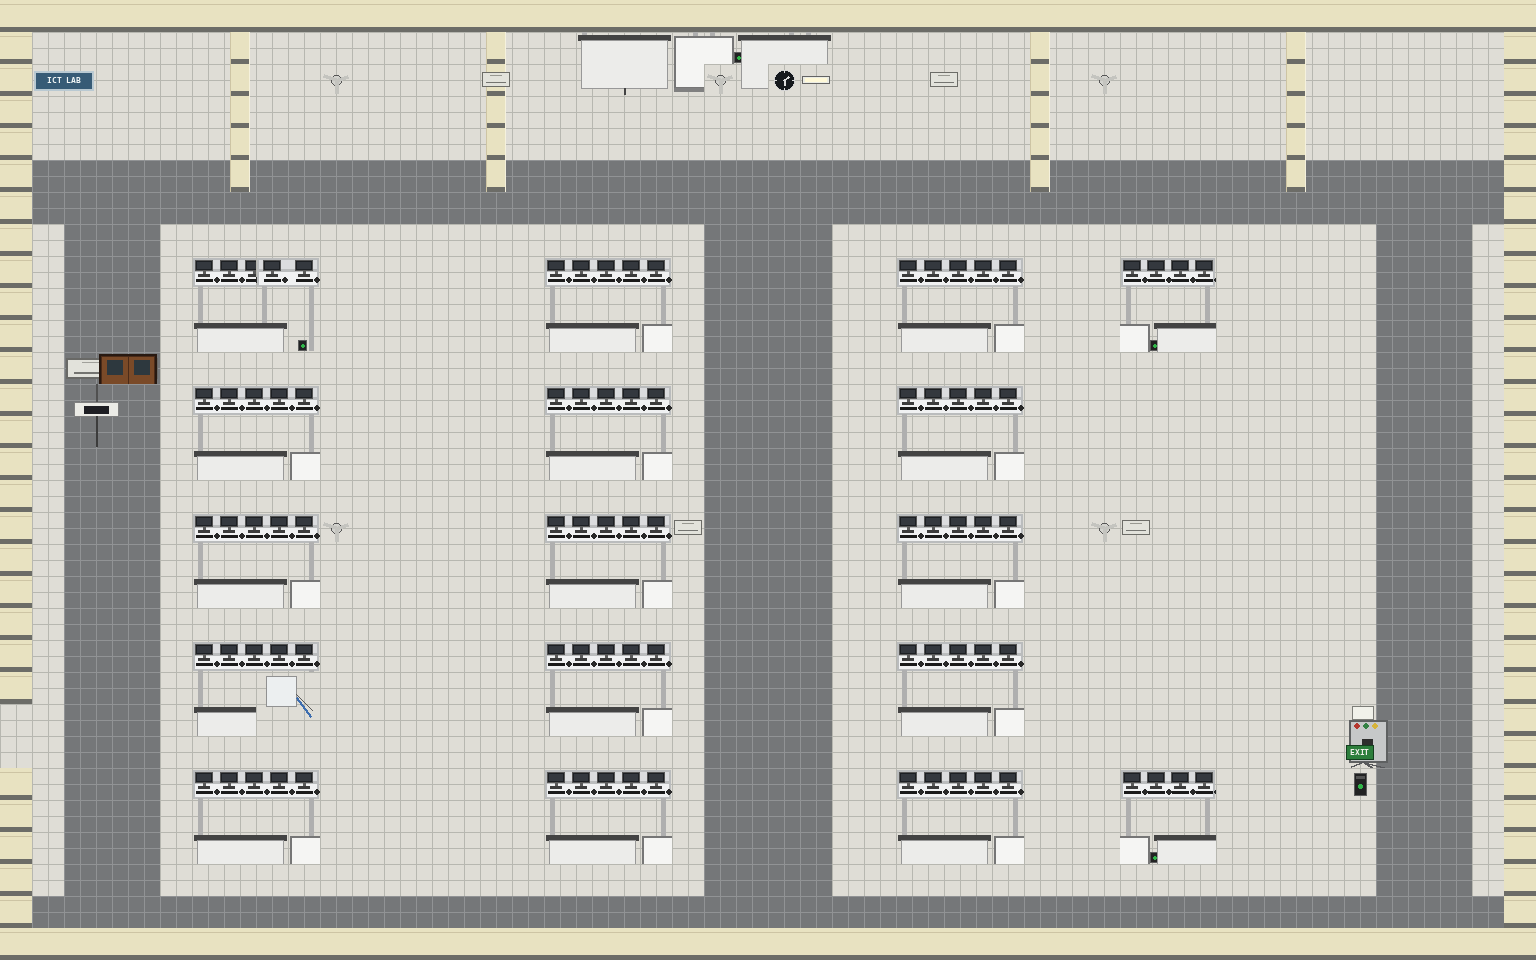

Rendered tile map (Tiled .tmx) drawn with the repository's tilesets; below, a short description and the map source with its tile grids summarised:
An orthogonal 48x30 tile map with 32x32 px tiles, 4 tile layers (Ground, Structure, Furniture, Foreground) and 44 objects (29x Wall, 6x Light, 3x ArcadeSpawn, 2x Spawn, 2x Dialogue, ...).

<map version="1.10" tiledversion="1.11.2" orientation="orthogonal" renderorder="right-down" width="48" height="30" tilewidth="32" tileheight="32" infinite="0" backgroundcolor="#11151b" nextlayerid="10" nextobjectid="46">
  <properties>
    <property name="displayName" value="IUT ICT Lab" />
    <property name="description" value="Pixel ICT lab based on the supplied IUT lab photos." />
  </properties>
  <tileset firstgid="1" name="iut-ict-lab-tileset" tilewidth="32" tileheight="32" tilecount="192" columns="16">
    <image source="iut-ict-lab-tileset.png" width="512" height="384" />
  </tileset>
  <layer id="1" name="Ground" width="48" height="30">
    <data>[1440 cells, 1440 non-empty, 2 distinct tile ids]</data>
  </layer>
  <layer id="2" name="Structure" width="48" height="30">
    <data>[1440 cells, 170 non-empty, 2 distinct tile ids]</data>
  </layer>
  <layer id="3" name="Furniture" width="48" height="30">
    <data>[1440 cells, 202 non-empty, 35 distinct tile ids]</data>
  </layer>
  <layer id="4" name="Foreground" width="48" height="30">
    <data>[1440 cells, 35 non-empty, 28 distinct tile ids]</data>
  </layer>
  <objectgroup id="5" name="Collision">
    <object id="1" name="TopWall" type="Wall" class="Wall" x="0" y="0" width="1536" height="32" />
    <object id="2" name="BottomWall" type="Wall" class="Wall" x="0" y="928" width="1536" height="32" />
    <object id="3" name="LeftWallUpper" type="Wall" class="Wall" x="0" y="32" width="32" height="672" />
    <object id="4" name="LeftWallLower" type="Wall" class="Wall" x="0" y="768" width="32" height="160" />
    <object id="5" name="RightWall" type="Wall" class="Wall" x="1504" y="32" width="32" height="896" />
    <object id="6" name="Column7" type="Wall" class="Wall" x="224" y="32" width="32" height="160" />
    <object id="7" name="Column15" type="Wall" class="Wall" x="480" y="32" width="32" height="160" />
    <object id="8" name="Column32" type="Wall" class="Wall" x="1024" y="32" width="32" height="160" />
    <object id="9" name="Column40" type="Wall" class="Wall" x="1280" y="32" width="32" height="160" />
    <object id="10" name="PCBench01" type="Wall" class="Wall" x="192" y="256" width="128" height="96" />
    <object id="11" name="PCBench02" type="Wall" class="Wall" x="544" y="256" width="128" height="96" />
    <object id="12" name="PCBench03" type="Wall" class="Wall" x="896" y="256" width="128" height="96" />
    <object id="13" name="PCBench04" type="Wall" class="Wall" x="192" y="384" width="128" height="96" />
    <object id="14" name="PCBench05" type="Wall" class="Wall" x="544" y="384" width="128" height="96" />
    <object id="15" name="PCBench06" type="Wall" class="Wall" x="896" y="384" width="128" height="96" />
    <object id="16" name="PCBench07" type="Wall" class="Wall" x="192" y="512" width="128" height="96" />
    <object id="17" name="PCBench08" type="Wall" class="Wall" x="544" y="512" width="128" height="96" />
    <object id="18" name="PCBench09" type="Wall" class="Wall" x="896" y="512" width="128" height="96" />
    <object id="19" name="PCBench10" type="Wall" class="Wall" x="192" y="640" width="128" height="96" />
    <object id="20" name="PCBench11" type="Wall" class="Wall" x="544" y="640" width="128" height="96" />
    <object id="21" name="PCBench12" type="Wall" class="Wall" x="896" y="640" width="128" height="96" />
    <object id="22" name="PCBench13" type="Wall" class="Wall" x="192" y="768" width="128" height="96" />
    <object id="23" name="PCBench14" type="Wall" class="Wall" x="544" y="768" width="128" height="96" />
    <object id="24" name="PCBench15" type="Wall" class="Wall" x="896" y="768" width="128" height="96" />
    <object id="25" name="PCBench16" type="Wall" class="Wall" x="1120" y="256" width="96" height="96" />
    <object id="26" name="PCBench17" type="Wall" class="Wall" x="1120" y="768" width="96" height="96" />
    <object id="27" name="PCBench18" type="Wall" class="Wall" x="256" y="256" width="64" height="96" />
    <object id="28" name="ElectricalCorner" type="Wall" class="Wall" x="1344" y="704" width="64" height="64" />
    <object id="29" name="RouterPanel" type="Wall" class="Wall" x="256" y="672" width="64" height="64" />
  </objectgroup>
  <objectgroup id="6" name="Objects">
    <object id="30" name="PlayerSpawn" type="Spawn" class="Spawn" x="80" y="752" point="1">
      <properties>
        <property name="spawnId" value="ict-lab-entry" />
      </properties>
    </object>
    <object id="32" name="FrontBoard" type="Dialogue" class="Dialogue" x="784" y="112" point="1">
      <properties>
        <property name="prompt" value="Press E to inspect" />
      </properties>
    </object>
    <object id="33" name="PowerPanel" type="Dialogue" class="Dialogue" x="1392" y="752" point="1">
      <properties>
        <property name="prompt" value="Press E to inspect" />
      </properties>
    </object>
    <object id="43" name="ArcadeSpawn1" type="ArcadeSpawn" class="ArcadeSpawn" x="1450" y="850" point="1">
      <properties>
        <property name="slotId" value="ictlab-1" />
      </properties>
    </object>
    <object id="44" name="ArcadeSpawn2" type="ArcadeSpawn" class="ArcadeSpawn" x="450" y="850" point="1">
      <properties>
        <property name="slotId" value="ictlab-2" />
      </properties>
    </object>
    <object id="45" name="ArcadeSpawn3" type="ArcadeSpawn" class="ArcadeSpawn" x="1450" y="150" point="1">
      <properties>
        <property name="slotId" value="ictlab-3" />
      </properties>
    </object>
    <object id="41" name="FromCorridor" type="Spawn" class="Spawn" x="80" y="736" point="1">
      <properties>
        <property name="spawnId" value="FromCorridor" />
      </properties>
    </object>
    <object id="42" name="DoorToCorridor" type="Door" class="Door" x="0" y="704" width="32" height="64">
      <properties>
        <property name="label" value="Academic Building 2 Corridor" />
        <property name="targetMap" value="academic-building-2-floor-2-v2.tmx" />
        <property name="targetSpawn" value="FromICTLab" />
        <property name="openDirection" value="right" />
        <property name="initiallyLocked" value="false" type="bool" />
      </properties>
    </object>
  </objectgroup>
  <objectgroup id="7" name="RoomZones">
    <object id="34" name="ICT Lab" type="RoomZone" class="RoomZone" x="32" y="32" width="1472" height="896" />
  </objectgroup>
  <objectgroup id="8" name="Lighting">
    <object id="35" name="Light01" type="Light" class="Light" x="336" y="80" point="1">
      <properties>
        <property name="radius" type="int" value="180" />
      </properties>
    </object>
    <object id="36" name="Light02" type="Light" class="Light" x="720" y="80" point="1">
      <properties>
        <property name="radius" type="int" value="180" />
      </properties>
    </object>
    <object id="37" name="Light03" type="Light" class="Light" x="1104" y="80" point="1">
      <properties>
        <property name="radius" type="int" value="180" />
      </properties>
    </object>
    <object id="38" name="Light04" type="Light" class="Light" x="336" y="528" point="1">
      <properties>
        <property name="radius" type="int" value="180" />
      </properties>
    </object>
    <object id="39" name="Light05" type="Light" class="Light" x="720" y="528" point="1">
      <properties>
        <property name="radius" type="int" value="180" />
      </properties>
    </object>
    <object id="40" name="Light06" type="Light" class="Light" x="1104" y="528" point="1">
      <properties>
        <property name="radius" type="int" value="180" />
      </properties>
    </object>
  </objectgroup>
</map>
